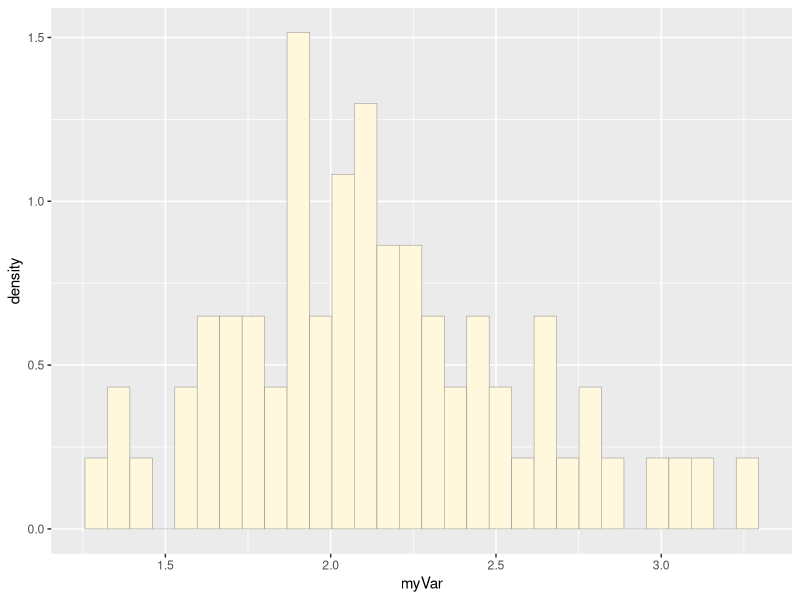
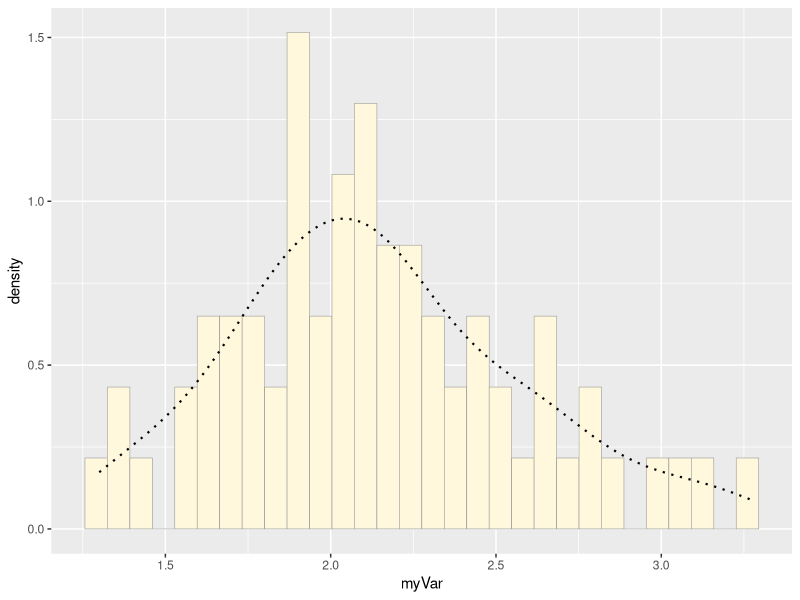
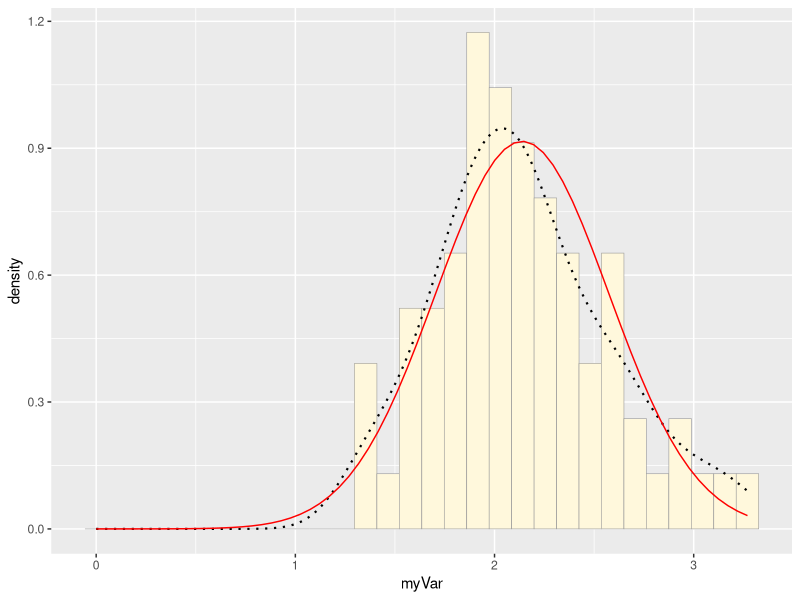
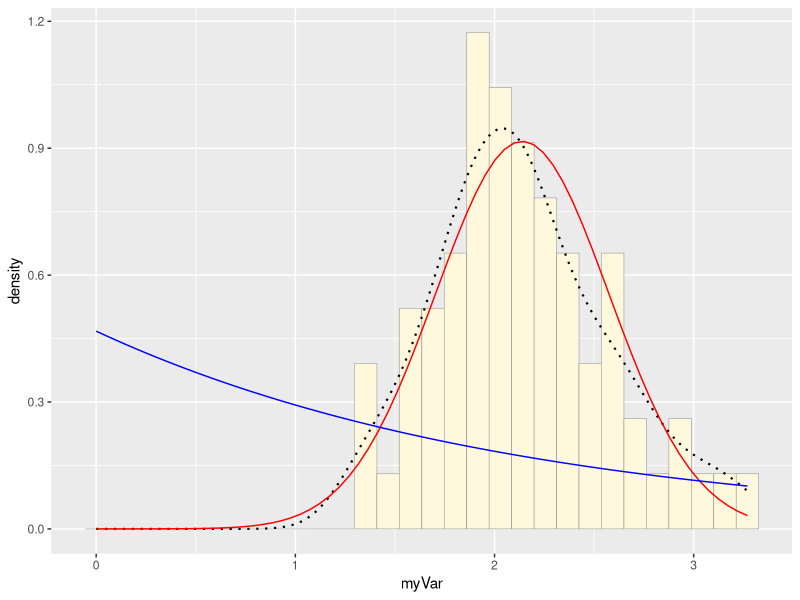
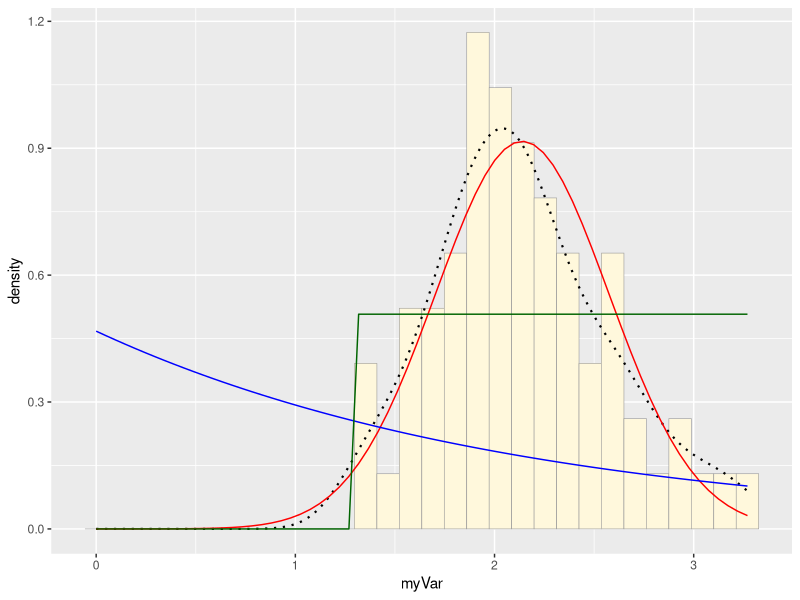
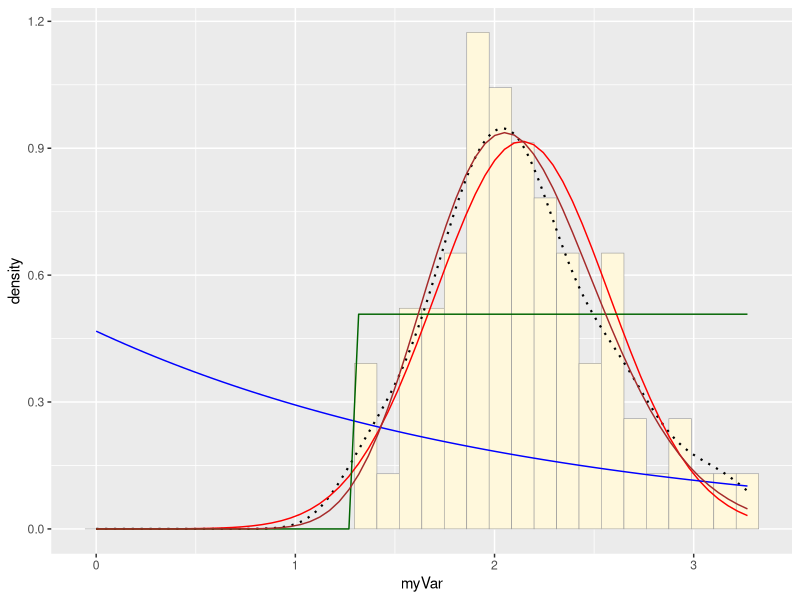
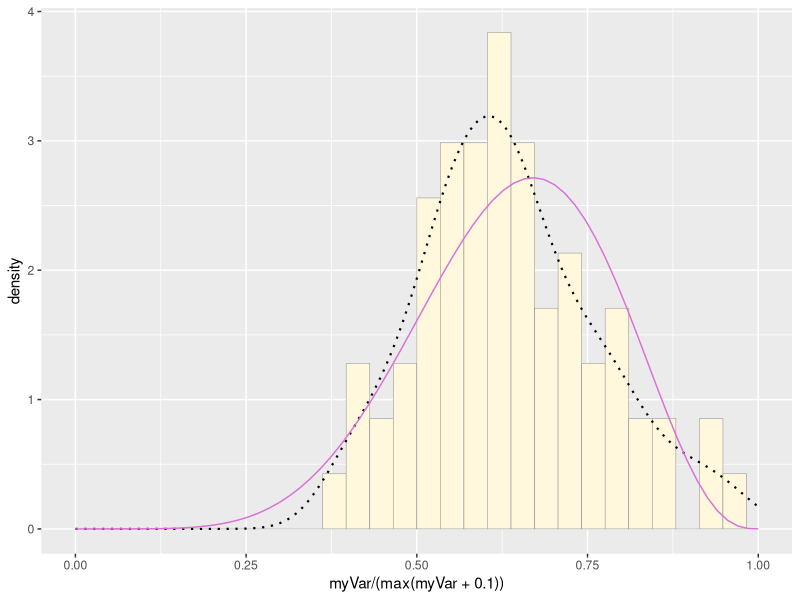
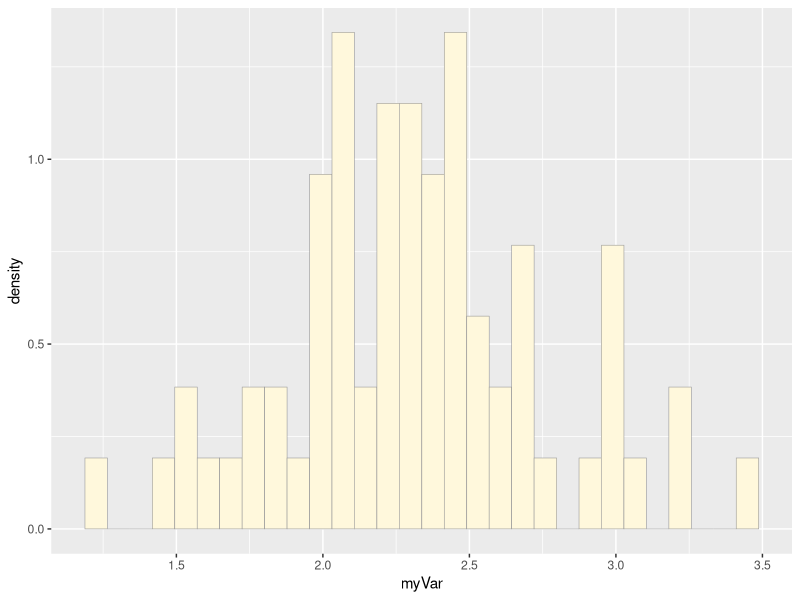

The R script that drew these images, in order:
## ---- chunk 1
knitr::opts_chunk$set(echo = TRUE)
## ---- chunk 2
#Long and Wide Data Formats
library(tidyverse)
data(iris)
print(iris)

longiris <- iris %>%
  gather(Sepal.Length:Petal.Width, key="Trait", value = 
           "Measurement") %>%
  arrange(Species)

print(longiris)


SpeciesTrait <- group_by(longiris, Species, Trait)
Averages <-summarize(SpeciesTrait, meanSepal.Length = mean(Measurement, na.rm = TRUE), number = n()) 
print(Averages)




#Simulating and Fitting Data Distributions

library(ggplot2) # for graphics
library(MASS) # for maximum likelihood estimation
## ---- chunk 3
#Read in random online data about lizard sprint speed: http://www.zoology.ubc.ca/~whitlock/ABD/teaching/datasets/15/datasets15.html
z <- read.table("15q24LizardSprintSpeed.csv",header=TRUE,sep=",", stringsAsFactors=FALSE)
str(z)
summary(z)

names(z) <- list("ID","myVar")
z <- z[z$myVar>0,]
str(z)
summary(z$myVar)

p1 <- ggplot(data=z, aes(x=myVar, y=..density..)) +
  geom_histogram(color="grey60",fill="cornsilk",size=0.2) 
print(p1)

p1 <-  p1 +  geom_density(linetype="dotted",size=0.75)
print(p1)

#Maximum Liklihood parameters for Normal Distribution
normPars <- fitdistr(z$myVar,"normal")
print(normPars)
str(normPars)
normPars$estimate["mean"] # note structure of getting a named attribute

#Normal Probability Density
meanML <- normPars$estimate["mean"]
sdML <- normPars$estimate["sd"]

xval <- seq(0,max(z$myVar),len=length(z$myVar))

 stat <- stat_function(aes(x = xval, y = ..y..), fun = dnorm, colour="red", n = length(z$myVar), args = list(mean = meanML, sd = sdML))
 p1 + stat

#Exponential Probability Density
expoPars <- fitdistr(z$myVar,"exponential")
rateML <- expoPars$estimate["rate"]

stat2 <- stat_function(aes(x = xval, y = ..y..), fun = dexp, colour="blue", n = length(z$myVar), args = list(rate=rateML))
 p1 + stat + stat2

#Uniform Probability Density
 stat3 <- stat_function(aes(x = xval, y = ..y..), fun = dunif, colour="darkgreen", n = length(z$myVar), args = list(min=min(z$myVar), max=max(z$myVar)))
 p1 + stat + stat2 + stat3

#Gamma Probability Density
 gammaPars <- fitdistr(z$myVar,"gamma")
shapeML <- gammaPars$estimate["shape"]
rateML <- gammaPars$estimate["rate"]

stat4 <- stat_function(aes(x = xval, y = ..y..), fun = dgamma, colour="brown", n = length(z$myVar), args = list(shape=shapeML, rate=rateML))
 p1 + stat + stat2 + stat3 + stat4

#Beta Probability Density
 pSpecial <- ggplot(data=z, aes(x=myVar/(max(myVar + 0.1)), y=..density..)) +
  geom_histogram(color="grey60",fill="cornsilk",size=0.2) + 
  xlim(c(0,1)) +
  geom_density(size=0.75,linetype="dotted")

betaPars <- fitdistr(x=z$myVar/max(z$myVar + 0.1),start=list(shape1=1,shape2=2),"beta")
shape1ML <- betaPars$estimate["shape1"]
shape2ML <- betaPars$estimate["shape2"]

statSpecial <- stat_function(aes(x = xval, y = ..y..), fun = dbeta, colour="orchid", n = length(z$myVar), args = list(shape1=shape1ML,shape2=shape2ML))
pSpecial + statSpecial

#Read in random online data about lizard sprint speed: http://www.zoology.ubc.ca/~whitlock/ABD/teaching/datasets/15/datasets15.html
z <- read.table("15q24LizardSprintSpeed.csv",header=TRUE,sep=",", stringsAsFactors=FALSE)
str(z)
summary(z)

names(z) <- list("ID","myVar")
z <- z[z$myVar>0,]
str(z)
summary(z$myVar)

#Best Curve (Gamma) Maximum Liklihood parameters
print(gammaPars)
print(shapeML)
print(rateML)



gammaPars <- fitdistr(z$myVar,"normal")
print(normPars)
str(normPars)
normPars$estimate["mean"] 


#Simulate new data based on Maximum Liklihood parameters
set.seed(7)
LizardSprint <- (rgamma(68, shape = 24.37133, rate = 11.39317))
LizardS <- data.frame(1:68,LizardSprint)
names(LizardS) <- list("ID","myVar")

p2 <- ggplot(data=LizardS, aes(x=myVar, y=..density..)) +
  geom_histogram(color="grey60",fill="cornsilk",size=0.2) 
print(p2)

p2 <-  p2 +  geom_density(linetype="dotted",size=0.75)
p2

#Lizard Sprint Speed Original Data Plot
 p1
